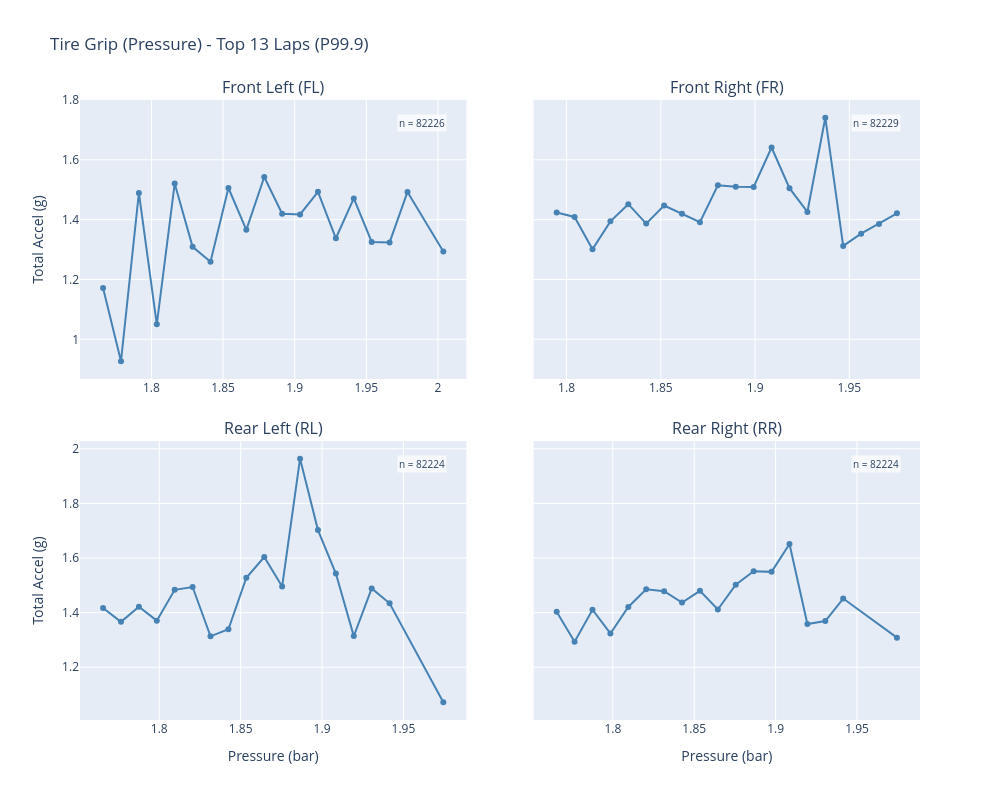

Source (notebook cell):
### Markdown cell above
## Tire Grip vs Pressure/Temperature

Each subplot shows the grip envelope for one corner — the bucketed percentile (default P99.9) of total G (combined lateral + longitudinal acceleration) vs the selected tire metric. This reveals the maximum grip available at each pressure/temperature value.

### Code cell
# Run analysis across top laps (within 103% of best lap time)
log = session.get_log()
channel_names = session.get_channel_names()

top_laps = get_top_laps(laps, threshold_pct=1.03)
lap_numbers = top_laps["num"].astype(int).tolist()

print(f"Best lap time: {format_lap_time(laps['lap_time'].min())}")
print(f"Using {len(top_laps)} laps within 103% of best for analysis")

result = analyze_tire_grip_multi_lap(
    log, lap_numbers, channel_names, metric_mode=metric_mode, percentile=percentile
)

# Plot grip envelope
fig = plot_tire_grip_scatter(
    result,
    title=f"Tire Grip ({metric_mode.title()}) - Top {len(top_laps)} Laps (P{percentile})",
)
show_fig(fig)

### Figure 1 — Plotly figure (JSON) as saved in the notebook; plotly's stock layout.template omitted (floating-point values rounded to 4 significant figures)
{"data": [{"customdata": [854, 18, 4190, 22, 5929, 104, 104, 17272, 234, 36117, 313, 316, 9487, 163, 3975, 61, 66, 2889, 112], "hovertemplate": "Pressure: %{x:.1f} bar<br>P99.9 Accel: %{y:.2f} g<br>n = %{customdata}<extra></extra>", "line": {"color": "steelblue", "width": 2}, "marker": {"color": "steelblue", "size": 6}, "mode": "lines+markers", "name": "FL", "showlegend": false, "type": "scatter", "x": [1.766, 1.779, 1.791, 1.804, 1.816, 1.829, 1.841, 1.854, 1.866, 1.879, 1.891, 1.904, 1.916, 1.929, 1.941, 1.954, 1.966, 1.979, 2.004], "xaxis": "x", "y": [1.171, 0.9265, 1.489, 1.05, 1.521, 1.309, 1.26, 1.506, 1.366, 1.543, 1.42, 1.418, 1.493, 1.338, 1.471, 1.325, 1.324, 1.493, 1.293], "yaxis": "y"}, {"customdata": [5028, 40, 45, 12595, 121, 113, 29242, 250, 241, 23847, 158, 161, 6232, 120, 123, 3499, 17, 21, 16, 360], "hovertemplate": "Pressure: %{x:.1f} bar<br>P99.9 Accel: %{y:.2f} g<br>n = %{customdata}<extra></extra>", "line": {"color": "steelblue", "width": 2}, "marker": {"color": "steelblue", "size": 6}, "mode": "lines+markers", "name": "FR", "showlegend": false, "type": "scatter", "x": [1.795, 1.804, 1.814, 1.823, 1.833, 1.842, 1.852, 1.861, 1.871, 1.88, 1.89, 1.899, 1.909, 1.918, 1.928, 1.937, 1.947, 1.956, 1.966, 1.975], "xaxis": "x2", "y": [1.424, 1.409, 1.301, 1.394, 1.452, 1.387, 1.447, 1.42, 1.391, 1.515, 1.51, 1.509, 1.641, 1.505, 1.426, 1.741, 1.312, 1.353, 1.386, 1.421], "yaxis": "y2"}, {"customdata": [1607, 27, 1261, 43, 45, 7528, 49, 50, 17849, 201, 37412, 334, 340, 14430, 52, 53, 870, 73], "hovertemplate": "Pressure: %{x:.1f} bar<br>P99.9 Accel: %{y:.2f} g<br>n = %{customdata}<extra></extra>", "line": {"color": "steelblue", "width": 2}, "marker": {"color": "steelblue", "size": 6}, "mode": "lines+markers", "name": "RL", "showlegend": false, "type": "scatter", "x": [1.766, 1.776, 1.787, 1.799, 1.809, 1.82, 1.832, 1.842, 1.853, 1.864, 1.875, 1.886, 1.897, 1.908, 1.919, 1.93, 1.941, 1.974], "xaxis": "x3", "y": [1.417, 1.366, 1.422, 1.371, 1.483, 1.494, 1.313, 1.339, 1.528, 1.604, 1.496, 1.964, 1.702, 1.543, 1.314, 1.489, 1.434, 1.072], "yaxis": "y3"}, {"customdata": [1525, 15, 3262, 29, 30, 10453, 76, 78, 21496, 296, 34638, 203, 208, 8447, 51, 52, 1252, 113], "hovertemplate": "Pressure: %{x:.1f} bar<br>P99.9 Accel: %{y:.2f} g<br>n = %{customdata}<extra></extra>", "line": {"color": "steelblue", "width": 2}, "marker": {"color": "steelblue", "size": 6}, "mode": "lines+markers", "name": "RR", "showlegend": false, "type": "scatter", "x": [1.766, 1.776, 1.787, 1.799, 1.809, 1.82, 1.832, 1.842, 1.853, 1.864, 1.875, 1.886, 1.897, 1.908, 1.919, 1.93, 1.941, 1.974], "xaxis": "x4", "y": [1.403, 1.294, 1.411, 1.324, 1.421, 1.486, 1.479, 1.437, 1.48, 1.411, 1.503, 1.552, 1.549, 1.651, 1.358, 1.369, 1.452, 1.308], "yaxis": "y4"}], "layout": {"annotations": [{"font": {"size": 16}, "showarrow": false, "text": "Front Left (FL)", "x": 0.23, "xanchor": "center", "xref": "paper", "y": 1.0, "yanchor": "bottom", "yref": "paper"}, {"font": {"size": 16}, "showarrow": false, "text": "Front Right (FR)", "x": 0.77, "xanchor": "center", "xref": "paper", "y": 1.0, "yanchor": "bottom", "yref": "paper"}, {"font": {"size": 16}, "showarrow": false, "text": "Rear Left (RL)", "x": 0.23, "xanchor": "center", "xref": "paper", "y": 0.45, "yanchor": "bottom", "yref": "paper"}, {"font": {"size": 16}, "showarrow": false, "text": "Rear Right (RR)", "x": 0.77, "xanchor": "center", "xref": "paper", "y": 0.45, "yanchor": "bottom", "yref": "paper"}, {"align": "right", "bgcolor": "rgba(255,255,255,0.7)", "font": {"size": 10}, "showarrow": false, "text": "n = 82226", "x": 0.95, "xref": "x domain", "y": 0.95, "yref": "y domain"}, {"align": "right", "bgcolor": "rgba(255,255,255,0.7)", "font": {"size": 10}, "showarrow": false, "text": "n = 82229", "x": 0.95, "xref": "x2 domain", "y": 0.95, "yref": "y2 domain"}, {"align": "right", "bgcolor": "rgba(255,255,255,0.7)", "font": {"size": 10}, "showarrow": false, "text": "n = 82224", "x": 0.95, "xref": "x3 domain", "y": 0.95, "yref": "y3 domain"}, {"align": "right", "bgcolor": "rgba(255,255,255,0.7)", "font": {"size": 10}, "showarrow": false, "text": "n = 82224", "x": 0.95, "xref": "x4 domain", "y": 0.95, "yref": "y4 domain"}], "height": 800, "title": {"text": "Tire Grip (Pressure) - Top 13 Laps (P99.9)"}, "width": 1000, "xaxis": {"anchor": "y", "domain": [0.0, 0.46]}, "xaxis2": {"anchor": "y2", "domain": [0.54, 1.0]}, "xaxis3": {"anchor": "y3", "domain": [0.0, 0.46], "title": {"text": "Pressure (bar)"}}, "xaxis4": {"anchor": "y4", "domain": [0.54, 1.0], "title": {"text": "Pressure (bar)"}}, "yaxis": {"anchor": "x", "domain": [0.55, 1.0], "title": {"text": "Total Accel (g)"}}, "yaxis2": {"anchor": "x2", "domain": [0.55, 1.0], "matches": "y", "showticklabels": false}, "yaxis3": {"anchor": "x3", "domain": [0.0, 0.45], "title": {"text": "Total Accel (g)"}}, "yaxis4": {"anchor": "x4", "domain": [0.0, 0.45], "matches": "y3", "showticklabels": false}}}
